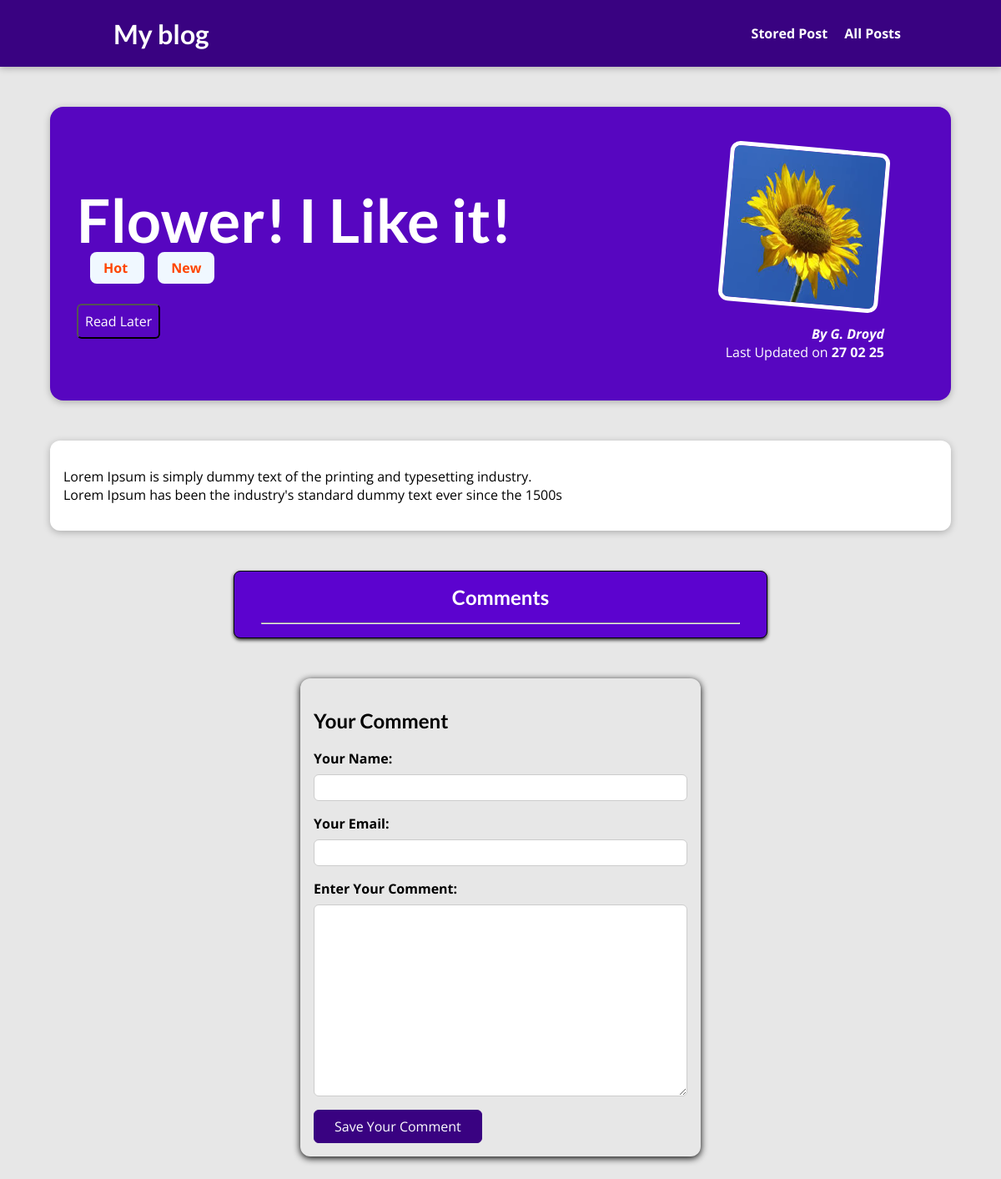
Page /posts/flower-i-like-it on the committed database.
### blog/models.py (models this page shows, shortened)
class Post(models.Model):
    title = models.CharField(max_length=255)
    excerpt = models.CharField(max_length=255)
    image = models.ImageField(upload_to="posts", null=True)
    date = models.DateField(auto_now=True)
    slug = models.SlugField(unique=True, db_index=True, max_length=255)
    content = models.TextField(validators=[MinLengthValidator(5)])
    author = models.ForeignKey(
        Author, on_delete=models.SET_NULL, null=True, related_name="posts"
    )
    tags = models.ManyToManyField(Tag)

class Tag(models.Model):
    caption = models.CharField(max_length=255)

class Author(models.Model):
    first_name = models.CharField(max_length=255)
    last_name = models.CharField(max_length=255)
    email = models.EmailField(max_length=255)
    def __str__(self):
        return f"{self.first_name} {self.last_name}"

### blog/views.py (the view, shortened to what this page needs)
# urls.py: path("posts/<slug:slug>", views.PostDetailView.as_view(), name="post-detail-page"),
class PostDetailView(View):
    def is_stored_posts(self, request, post_id):
        stored_posts = request.session.get("stored_posts")
        if stored_posts is not None:
            is_saved = post_id in stored_posts
        else:
            is_saved = False
        return is_saved
    def get(self, request, slug):
        post = Post.objects.get(slug=slug)
        context = {
            "post": post,
            "post_tags": post.tags.all(),
            "comment_form": CommentForm(),
            "comments": post.comment.all().order_by("-id"),
            "saved": self.is_stored_posts(request, post.id),
        }
        return render(request, "blog/post-detail.html", context)

### blog/forms.py
class CommentForm(forms.ModelForm):
    class Meta:
        model = Comment
        fields = ["username", "user_email", "text"]
        labels = {
            "username": "Your Name",
            "user_email": "Your Email",
            "text": "Enter Your Comment",
        }

### blog/templates/blog/post-detail.html (shortened to what this page needs)
{% extends "base.html" %}
{% load static %}
{% block css_files %}
    <link rel="stylesheet" href="{% static 'blog/post-detail.css' %}" />
{% endblock %}
{% block content %}
    <section id="summary">
        <h2>{{ post.title }}</h2>
        <div>
            {% for tag in post_tags %}
                <span class="tag"> {{ tag.caption }} </span>
            {% endfor %}
        </div>
        <div id="read-later">
            <form action="{% url 'read-later' %}" method="POST">
                <button>
                    {% if saved %}
                        Remove form "Read Later"
                    {% else %}
                        Read Later
                    {% endif %}
                </button>
            </form>
        </div>
        <article>
            <img src="{{ post.image.url }}" alt="{{ post.title }}">
            <address>By <a href="mailto:{{ post.author.email__address }}">{{ post.author }}</a></address>
            <div>
                Last Updated on <time> {{ post.date|date:"d m y" }}</time>
            </div>
        </article>
    </section>
    <main>
        <p>
            {{ post.content|linebreaks }}
        </p>
    </main>
    <section id="comments">
        <h2>Comments</h2>
        <hr>
    </section>
    <section id="comment-form">
        <h2>Your Comment</h2>
        <form action="{% url 'post-detail-page' post.slug %}" method="POST">
            {% for form_field in comment_form %}
                <div class="form-control {% if form_field.errors %}invalid{% endif %}">
                    {{ form_field.label_tag }}
                    {{ form_field }}
                </div>
            {% endfor %}
            <button>Save Your Comment</button>
        </form>
    </section>
{% endblock %}

### static/app.css (style rules this page uses)
* { box-sizing: border-box; }
html { font-family: "Open Sans", "Lato", sans-serif; }
body { margin: 0; }
h1, h2, h3 { font-family: "Lato", sans-serif; font-weight: bold; }

### blog/static/blog/post-detail.css (style rules this page uses)
body { background-color: #e7e7e7; }
#summary { margin: 8rem auto 3rem auto; padding: 2rem; width: 90%; max-width: 90rem; border-radius: 16px; background-color: #5706c0; position: relative; box-shadow: 0 2px 8px rgba(0, 0, 0, 0.25); height: 22rem; }
#summary h2 { color: white; font-size: 4.5rem; margin-bottom: 0.25rem; }
#summary article { position: absolute; top: 2rem; right: 3rem; padding: 1rem 2rem; border-radius: 12px; text-align: right; color: white; }
#summary article img { width: 12rem; height: 12rem; border-radius: 12px; transform: rotateZ(5deg); border: 5px solid white; margin-bottom: 1rem; }
#summary address { font-weight: bold; }
#summary time { font-weight: bold; }
#summary a { color: white; text-decoration: none; }
.tag { font-weight: bold; background-color: aliceblue; color: orangered; padding: 0.5rem 1rem; border-radius: 8px; margin-left: 1rem; }
#read-later { margin: 2rem 0; }
#read-later button { background-color: transparent; border: 1px soild white; border-radius: 6px; padding: 0.5rem; font: inherit; color: white; cursor: pointer; }
main { width: 90%; max-width: 90rem; margin: 3rem auto; background-color: white; padding: 1rem; border-radius: 12px; box-shadow: 0 2px 8px rgba(0, 0, 0, 0.25); }
.form-control { margin-bottom: 1rem; }
.form-control label { font-weight: bold; margin-bottom: 0.5rem; display: block; }
.form-control input, .form-control textarea { display: block; width: 100%; font: inherit; padding: 0.25rem; border-radius: 6px; border: 1px solid #ccc; }
#comment-form { width: 90%; margin: 3rem auto; max-width: 30rem; border-radius: 12px; background-color: #e7e7e7; box-shadow: 0 2px 8px black; padding: 1rem; }
#comment-form button { background-color: #390281; font: inherit; color: white; border: 1px solid #390281; padding: 0.5rem 1.5rem; border-radius: 6px; text-align: center; cursor: pointer; }
#comments { width: 90%; max-width: 40rem; border: 1px solid black; margin: 3rem auto 3rem auto; background-color: #5c03cf; border-radius: 8px; box-shadow: 0 2px 4px rgb(37, 37, 37); color: white; }
#comments h2 { text-align: center; margin: 1rem; }
#comments hr { width: 90%; }

### rows in the picture
Post: title "Flower! I Like it!", image (picture), author "G. Droyd", date "27 02 25", content "Lorem Ipsum is simply dummy text of the printing and typesetting industry. Lorem Ipsum has been the industry's standard dummy text ever since the 1500s"
Tag: caption "Hot"
Tag: caption "New"
